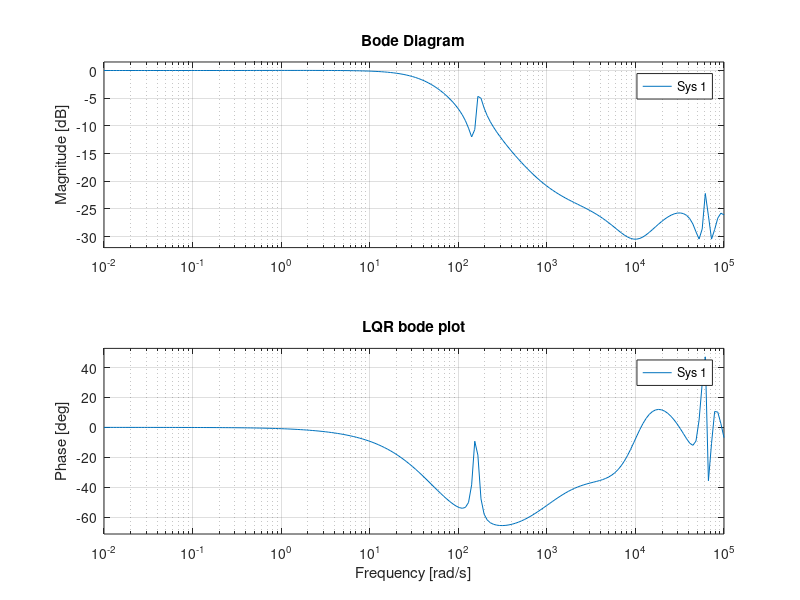

Write the MATLAB code that produced this figure. (Note: this script raises an error after producing the figure.)
clear; close all;

%% System definition
s = tf('s');
Ts = 0.0001; % 10 kHz
omega = logspace(0, log10(2*pi*10^3), 20001);

% gaurav's plant
Gyy= -8.38e6*(s^2+21.12*s+2.28e4)*(s^2+11.27*s+1.58e6)*...
(s^2+3.25*s+4.72e6)*(s^2+20.72*s+6.71e6)*(s-7500)/...
    ((s^2+5.77*s+1.164e4)*(s^2+24.43*s+3.14e4)*...
    (s^2+17.50*s+1.54e6)*(s^2+6.99*s+4.49e6)*...
    (s^2+14.76*s+7.04e6)*(s+7500));
% gaurav's compensator
Cyy=260*(s+100)^2/(s*(s+2000)*(s+3000));

CG_ss = ss(Cyy*Gyy); % critical to convert to ss before c2d
CG_ssd = c2d(CG_ss,Ts,'zoh');
T_ssd = feedback(CG_ssd,1);

% 8th order plant:
sysg = frd(Gyy, omega);
sys = fitfrd(sysg,8);
sys_d = c2d(sys,Ts);

% Gaurav's in SS representation
CG_ss = ss(Cyy*Gyy); % feedforward TF
CG_ssd = c2d(CG_ss,Ts,'zoh'); % discretize
T_ssd = feedback(CG_ssd,1);

% Testing for NMPZ
% bode(sys);
% title('Continuous plant')

% sys_d = c2d(sys,1e-5);
% figure
% bode(sys_d);
% title('Discrete plant, 100 Hz')

%% LQR
Q = eye(8).*[1 1 1 1 1 1 1 1]';
ind = 8;
%   Q(ind,ind) = 100;
Q(1,1) = 1000;
Q(2,2) = 750;
Q(3,3) = 1;
Q(4,4) = 1000;
Q(5,5) = 1000;
Q(6,6) = 1;
Q(7,7) = 1;
Q(8,8) = 1;
R = 200; 

%Continuous LQR
[A,B,C,D] = ssdata(sys);
[K,P] = lqr(A,B,Q,R);
G = 1/((C*(-A+B*K)^(-1)*B)+D); %precomp
TsfG = ss(A-B*K,B*G,C,D);

%Discretizing
[Ad,Bd,Cd,Dd] = ssdata(c2d(sys,Ts));
[Kd,Pd] = dlqr(Ad,Bd,Q,R);
Ad_sf = Ad-Bd*Kd;
Bd_sf = Bd;
Cd_sf = Cd; 
Dd_sf = Dd;
Gd = 1; %55.3166;%.01287;%.031; % precompensator
Tsf_d = ss(Ad_sf,Bd,Cd,Dd,Ts);% for sens
% n = rscale(c2d(sys,Ts),K)
Gd = dcgain(Tsf_d/Gd);

%sensitivity trial
Lsf_d=ss(Ad,Bd,Kd,Dd,Ts);
S_sf_d=1/(1+Lsf_d);
w = logspace(-2,5,200);
[mS_sf_d,pS_sf_d] = bode(1-Tsf_d/Gd,w);
mS_sf_d = squeeze(mS_sf_d);pS_sf = squeeze(pS_sf_d);

figure
bode(Tsf_d/Gd,w)
title('LQR bode plot')

[mag_lqr,ph_lqr] = bode(Tsf_d/Gd,w);
mag_lqr = squeeze(mag_lqr);ph_lqr = squeeze(ph_lqr);

figure
k=bodeplot(1-Tsf_d/Gd);
title('LQR Sensitivity');
setoptions(k,'FreqUnits','Hz','Xlim',[1 1000],'MagLowerLim',-40,'PhaseVisible','off');

sens_max = max(db(mS_sf_d))
[Gm,Pm] = margin(Tsf_d/Gd);
Gm
% finding phase margin
ind_ph = find(abs(db(mag_lqr)+0.1)<0.05,1);
Pm = 180+(ph_lqr(ind_ph(1))-720)
bw = bandwidth(Tsf_d/Gd)/(2*pi)

% control effort
control_eff = ss(Ad_sf,Bd,-K,0,Ts);

figure
step(control_eff)
title('LQR Control Effort')

